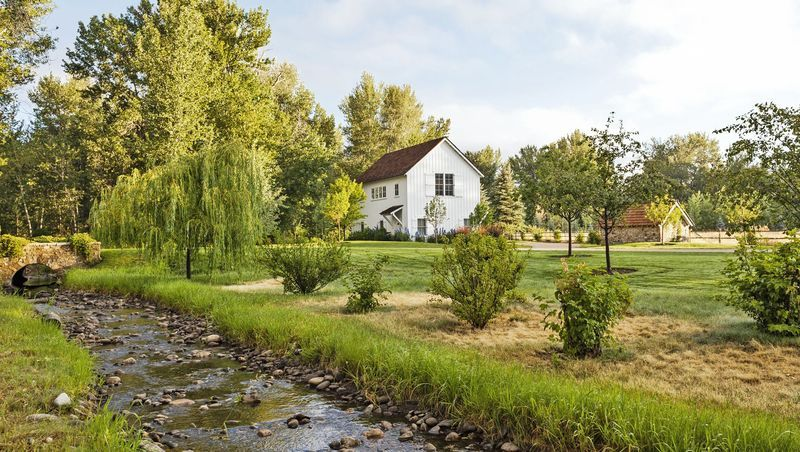
#> input picture Week_#4(Noises)/Resources/landscape.jpg, 800 x 452 px
$ jupyter execute --allow-errors 'activity_3_5 (Photo Effects).ipynb'
#> lines starting #> are read from the running program, lines starting #| are printed output that depends on the picture
# Efectos fotográficos

#> (a cell that did not finish here is left out)

## Teoría
Primero necesitamos entender que las imágenes son básicamente matrices llenas de números que van del 0 al 255, que es un rango de 8 bits. Estos valores corresponden al nivel de brillo de cada píxel y dependen del rango de bits en que se encuentran. Estos rangos se extienden entre 8 bits y 30 bits. El rango de 24 bits se conoce comúnmente como _color verdadero_. El razonamiento detrás de es to es que involucra rangos de 3, 8 bits para cada canal en RGB.

Ahroa que entendemos como se estructura una imágen, podemos hablar del __Kernel__. Esta es la estructura fundamental detrás del filtrado de imágenes. Los __Kernel__ son bloques de píxeles minificados con el próposito de recorrer toda la imagen y aplicar operaciones matemáticas sobre los píxeles correspondientes en los que se encuentra actualmente. Esta operación se llama _"Convoluición 2D"_.

### ¿Cómo funciona exactamente?
- Paso #1: elegir el tamaño del kernel.

Se comienza eligiendo el tamaño del Kernel a usar, este generalmente es de 3x3. El tamaño del kernel cambia la propiedad de localización de la característica. Si este es grande, es más probable que las funciones sean globales en lugar de locales. Además de eso, los kernel más grandes son menos eficientes computacionalmente debido a una mayor cantidad de cálculos individuales.

- Paso #2: completar el filtro con los valores específicos del Kernel.

Estos valores son el factor determinante del comportamiento del filtro. Se pueden configurar para muchos própositos, como desenfocar, enfocar - desenfocar, detección de bordes, etc.

- Paso #3: Colocar el filtro en la imagen.

Después de decidir los valores del filtro, se debe colocar en el pixel izquierdo superio. Luego, cada píxel se multiplica por su correspondiente equivalente en la imagen y se resume el resultado. Para preservar el brillo original, debe normalizarse. Por lo tanto, divida la suma por el número de eleementos del Kernel.

- Paso #4: aplicar el filtro.

Finalmente, aplique el paso anterior a la imagen desde el píxel superior izquierdo hasta el píxel inferior derecho, fila por fila. En este paso es importante no sobre escribir la imagen porque las operaciones anteriores problamente interferirán con las siguientes.

## Aplicar los filtros
- Paso #1: importar las librerías.

[cell 2]
import cv2
import numpy as np
from matplotlib import pyplot as plt

- Paso #2: cargar la imagen que vamos a utilizar.

[cell 3]
img = cv2.imread('./Resources/landscape.jpg')
#> img is the input picture: shape (452, 800, 3); mean B, G, R 100.6, 145.3, 147.3

# Corregimos los colores de opencv RGB a matplotlib BGR.
img = cv2.cvtColor(img, cv2.COLOR_BGR2RGB)
# Aplicamos un pequeño ajuste al tamaño de la imagen.
#im_resized = cv2.resize(img, (0, 0), None, .25, .25)

- Paso #3: definir los kernels para cada uno de los filtros.

[cell 4]
gaussianBlurKernel = np.array(([[1, 2, 1], [2, 4, 2], [1, 2, 1]]), np.float32)/9
sharpenKernel = np.array(([[0, -1, 0], [-1, 9, -1], [0, -1, 0]]), np.float32)/9
meanBlurKernel = np.ones((3, 3), np.float32)/9

- Paso #4: aplicar los filtros.

[cell 5]
gaussianBlur = cv2.filter2D(src=img, kernel=gaussianBlurKernel, ddepth=-1)
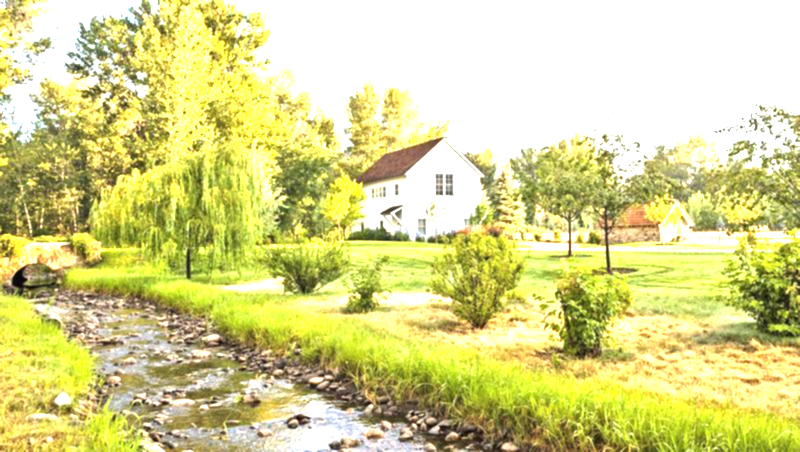
#> gaussianBlur: shape (452, 800, 3); mean R, G, B 216.1, 213.8, 140.9
meanBlur = cv2.filter2D(src=img, kernel=meanBlurKernel, ddepth=-1)
sharpen = cv2.filter2D(src=img, kernel=sharpenKernel, ddepth=-1)
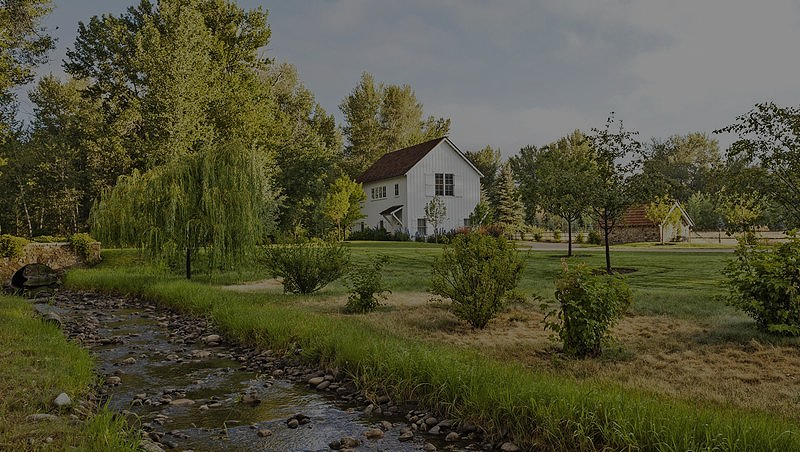
#> sharpen: shape (452, 800, 3); mean R, G, B 81.9, 80.7, 56.5

- Paso #5: Visualizar el resultado de aplicar los filtros.

[cell 6]
# Concatenamos las imágenes para poder visualizarlas.
horizontalStack = np.concatenate((img, gaussianBlur, meanBlur, sharpen), axis=1)
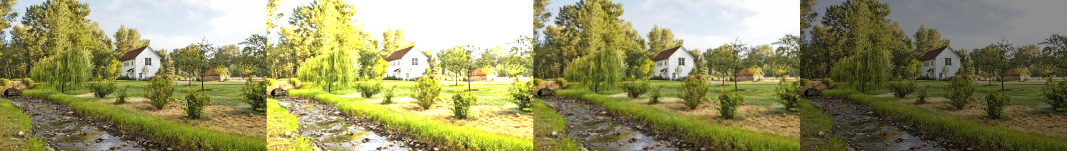
#> horizontalStack: shape (452, 3200, 3) (shown at 1/3 size); mean R, G, B 148.1, 146.3, 99.7

# Mostramos la imagen.
plt.imshow(horizontalStack)

# Otros ejemplos

### Laplace

[cell 7]
frame = cv2.Laplacian(img, -1, ksize=17, scale=1, delta=0, borderType=cv2.BORDER_DEFAULT)
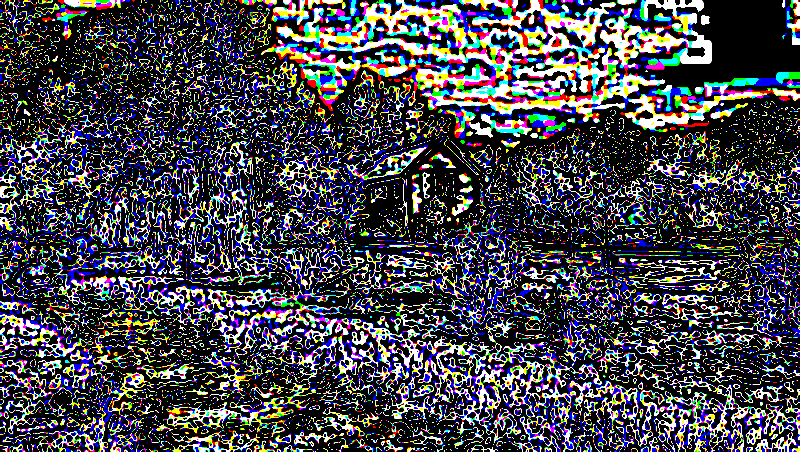
#> frame: shape (452, 800, 3); mean R, G, B 68.8, 68.5, 76.2
plt.imshow(frame)

###  Gaussian Blur

[cell 8]
frame = cv2.GaussianBlur(img, (21,21), 0)
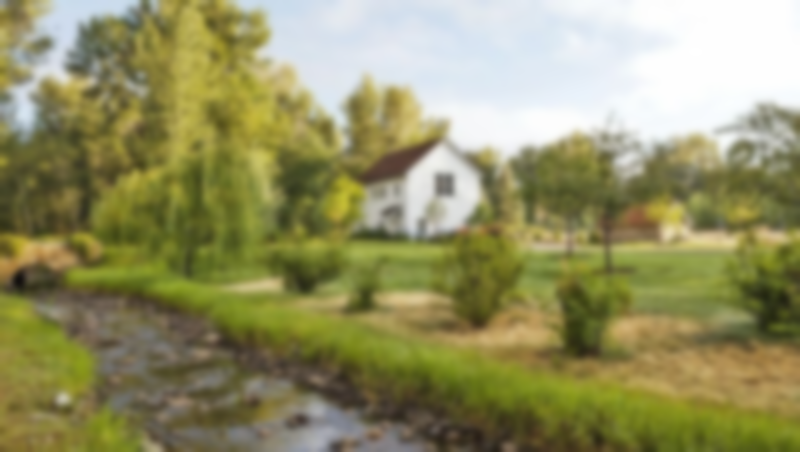
#> frame: shape (452, 800, 3); mean R, G, B 147.3, 145.3, 100.6
plt.imshow(frame)

### Sobel X and Sobel Y Filters

[cell 9]
frame = cv2.Sobel(img,-1, dx=1, dy=0, ksize=11, scale=1, delta=0, borderType=cv2.BORDER_DEFAULT)
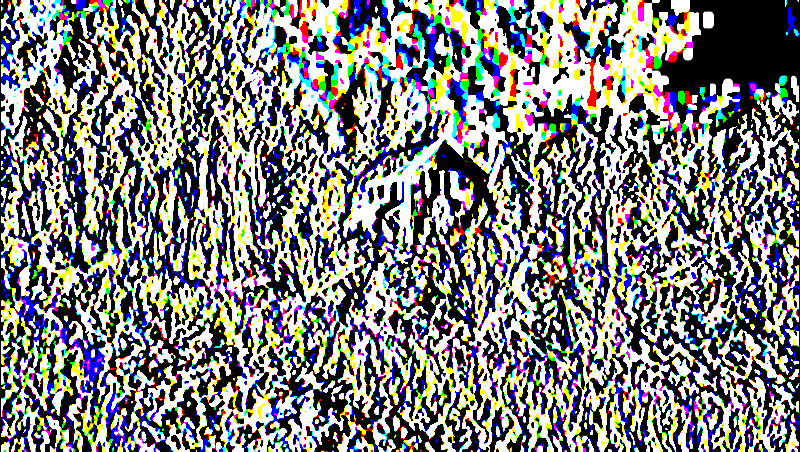
#> frame: shape (452, 800, 3); mean R, G, B 128.9, 128.7, 128.3
plt.imshow(frame)

$ run again, with Week_#4(Noises)/Resources/frutas.jpg copied over Week_#4(Noises)/Resources/landscape.jpg
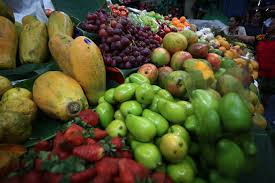
#> input picture Week_#4(Noises)/Resources/frutas.jpg, 275 x 183 px
#> img is the input picture: shape (183, 275, 3); mean B, G, R 42.5, 76.4, 79.2
#> `horizontalStack = np.concatenate((img, gaussianBlur, meanBlur, sharpen..`:
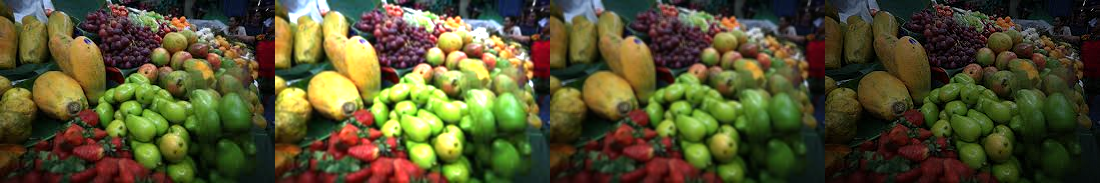
#> horizontalStack: shape (183, 1100, 3); mean R, G, B 84.2, 81.1, 45.8
#> `frame = cv2.Sobel(img,-1, dx=1, dy=0, ksize=11, scale=1, delta=0, bord..`:
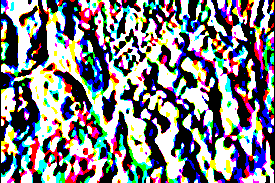
#> frame: shape (183, 275, 3); mean R, G, B 127.6, 127.3, 131.2
